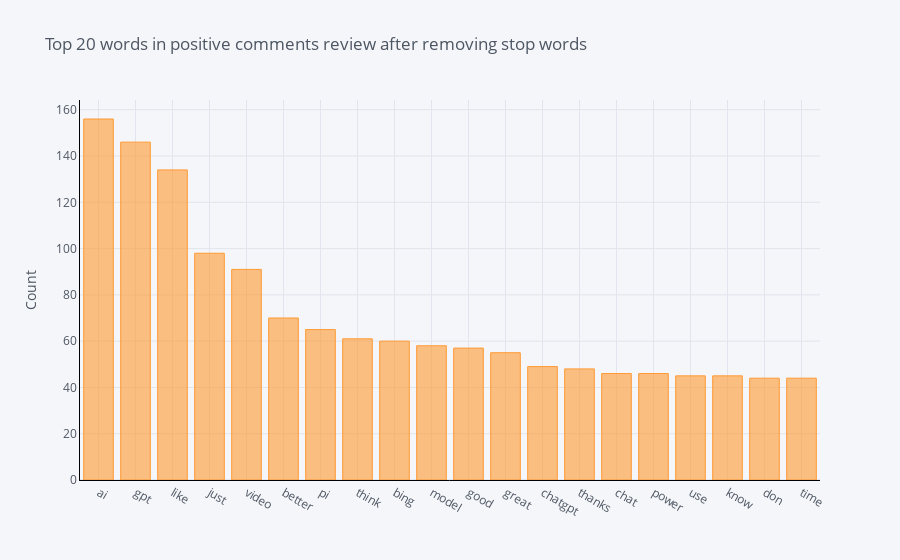

Notebook code cell kept with this figure:
### Code cell
# Unigram

def get_top_n_words(corpus, n=None):
    vec = CountVectorizer(stop_words = list(stop_words)).fit(corpus)
    bag_of_words = vec.transform(corpus)
    sum_words = bag_of_words.sum(axis=0) 
    words_freq = [(word, sum_words[0, idx]) for word, idx in vec.vocabulary_.items()]
    words_freq =sorted(words_freq, key = lambda x: x[1], reverse=True)
    return words_freq[:n]
common_words = get_top_n_words(pos_df['text'], 20)
# for word, freq in common_words:
#     print(word, freq)
df2 = pd.DataFrame(common_words, columns = ['CommentsText' , 'count'])
df2.groupby('CommentsText').sum()['count'].sort_values(ascending=False).iplot(
    kind='bar', yTitle='Count', linecolor='black', title='Top 20 words in positive comments review after removing stop words')

### Figure 1 — Plotly figure (JSON) as saved in the notebook; plotly's stock layout.template omitted (floating-point values rounded to 4 significant figures)
{"data": [{"marker": {"color": "rgba(255, 153, 51, 0.6)", "line": {"color": "rgba(255, 153, 51, 1.0)", "width": 1}}, "name": "count", "orientation": "v", "text": "", "type": "bar", "x": ["ai", "gpt", "like", "just", "video", "better", "pi", "think", "bing", "model", "good", "great", "chatgpt", "thanks", "chat", "power", "use", "know", "don", "time"], "y": [156, 146, 134, 98, 91, 70, 65, 61, 60, 58, 57, 55, 49, 48, 46, 46, 45, 45, 44, 44]}], "layout": {"legend": {"bgcolor": "#F5F6F9", "font": {"color": "#4D5663"}}, "paper_bgcolor": "#F5F6F9", "plot_bgcolor": "#F5F6F9", "title": {"font": {"color": "#4D5663"}, "text": "Top 20 words in positive comments review after removing stop words"}, "xaxis": {"gridcolor": "#E1E5ED", "linecolor": "black", "showgrid": true, "tickfont": {"color": "#4D5663"}, "title": {"font": {"color": "#4D5663"}, "text": ""}, "zerolinecolor": "#E1E5ED"}, "yaxis": {"gridcolor": "#E1E5ED", "linecolor": "black", "showgrid": true, "tickfont": {"color": "#4D5663"}, "title": {"font": {"color": "#4D5663"}, "text": "Count"}, "zerolinecolor": "#E1E5ED"}}}
